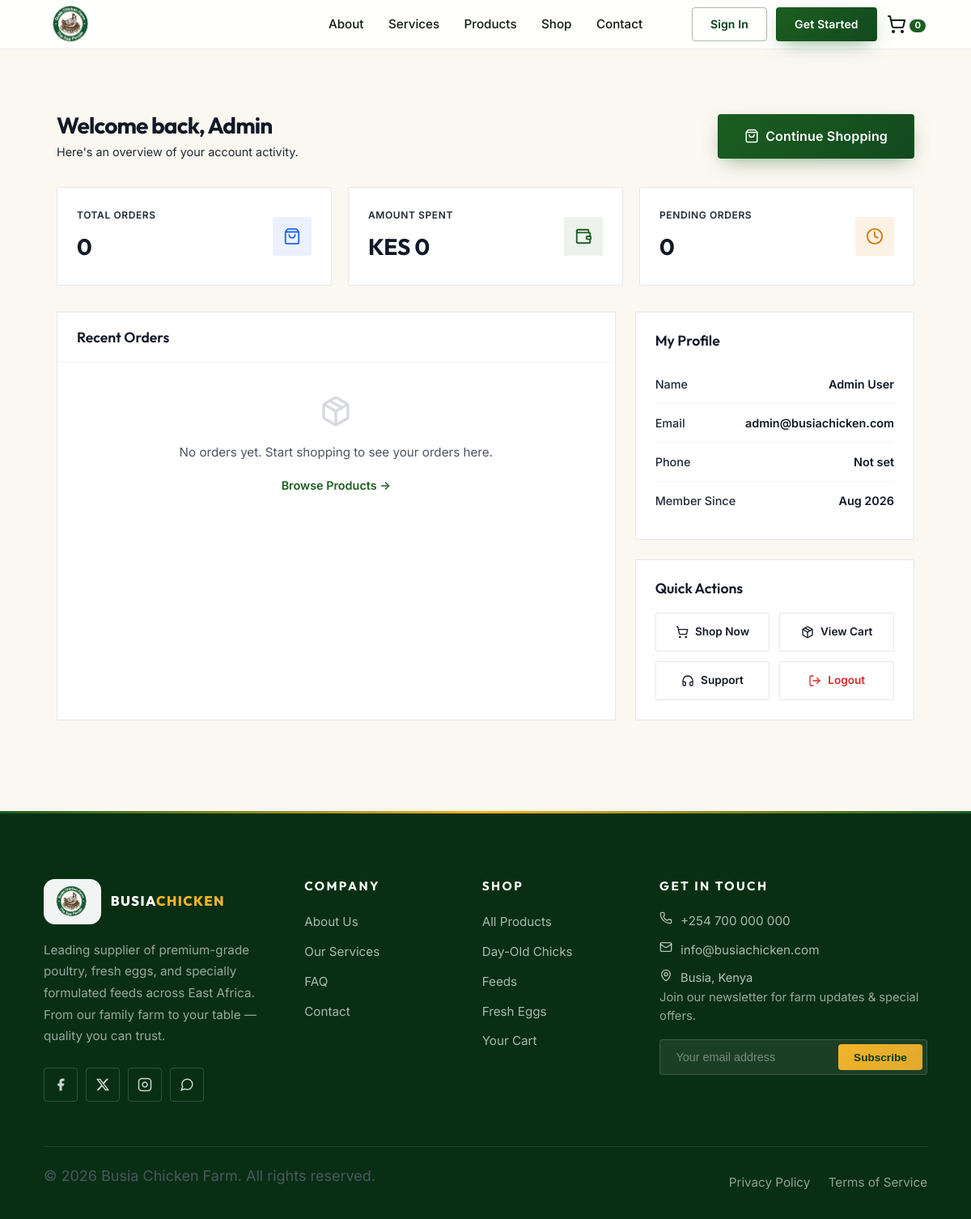
The page /Frontend/pages/dashboard.php (signed in) on the database its author committed.
### tables this page shows
CREATE TABLE `users` (
    `id` INT AUTO_INCREMENT PRIMARY KEY,
    `username` VARCHAR(50) NOT NULL UNIQUE,
    `email` VARCHAR(100) NOT NULL UNIQUE,
    `password_hash` VARCHAR(255) NOT NULL,
    `role` ENUM('super_admin', 'farm_manager', 'customer') DEFAULT 'customer',
    `first_name` VARCHAR(50),
    `last_name` VARCHAR(50),
    `phone_number` VARCHAR(15),
    `created_at` TIMESTAMP DEFAULT CURRENT_TIMESTAMP,
    `updated_at` TIMESTAMP DEFAULT CURRENT_TIMESTAMP ON UPDATE CURRENT_TIMESTAMP
);

CREATE TABLE IF NOT EXISTS site_settings (
    setting_key VARCHAR(100) PRIMARY KEY,
    setting_value TEXT,
    updated_at TIMESTAMP DEFAULT CURRENT_TIMESTAMP ON UPDATE CURRENT_TIMESTAMP
);

### Frontend/includes/config.php (called while the page is built, shortened)
<?php
function getDB(): ?PDO {
    if (!empty($GLOBALS['pdo'])) return $GLOBALS['pdo'];
    return $GLOBALS['pdo'];
}
function getSetting(string $key, string $default = ''): string {
    try {
        $pdo = getDB();
        $stmt = $pdo->prepare("SELECT setting_value FROM site_settings WHERE setting_key = ?");
        $stmt->execute([$key]);
        $result = $stmt->fetchColumn();
        return $result !== false ? (string)$result : $default;
    } catch (Exception $e) {
        return $default;
    }
}

### Frontend/pages/dashboard.php (the view, shortened to what this page needs)
<?php
include '../includes/header.php';
$pdo = getDB();
$user_id = (int)$_SESSION['user_id'];
$user = [];
if ($pdo) {
    try {
        $stmt = $pdo->prepare("SELECT * FROM users WHERE id = ?");
        $stmt->execute([$user_id]);
        $user = $stmt->fetch(PDO::FETCH_ASSOC) ?: [];
    } catch (Exception $e) {
        error_log("Dashboard user fetch: " . $e->getMessage());
    }
}
$total_orders = 0;
$total_spent = 0;
$pending_orders = 0;
if ($pdo) {
    try {
        $stmt = $pdo->prepare("SELECT COUNT(*) as cnt, COALESCE(SUM(total_amount), 0) as total FROM orders WHERE user_id = ?");
        $stmt->execute([$user_id]);
        $row = $stmt->fetch(PDO::FETCH_ASSOC);
        $total_orders = (int)$row['cnt'];
        $total_spent = (float)$row['total'];
        $stmt = $pdo->prepare("SELECT COUNT(*) FROM orders WHERE user_id = ? AND status IN ('pending', 'processing')");
        $stmt->execute([$user_id]);
        $pending_orders = (int)$stmt->fetchColumn();
    } catch (Exception $e) {
        error_log("Dashboard stats: " . $e->getMessage());
    }
}
$recent_orders = [];
if ($pdo) {
    try {
        $stmt = $pdo->prepare("SELECT o.*,
            (SELECT GROUP_CONCAT(p.name SEPARATOR ', ') FROM order_items oi JOIN products p ON oi.product_id = p.id WHERE oi.order_id = o.id LIMIT 3) as product_names
            FROM orders o WHERE o.user_id = ? ORDER BY o.created_at DESC LIMIT 5");
        $stmt->execute([$user_id]);
        $recent_orders = $stmt->fetchAll(PDO::FETCH_ASSOC);
    } catch (Exception $e) {
        error_log("Dashboard orders: " . $e->getMessage());
    }
}
?>
<div class="user-dash-container">
    <div class="user-dash-header">
        <div>
            <h1>Welcome back, <?php echo htmlspecialchars($user['first_name'] ?? $user['username'] ?? 'Customer'); ?></h1>
            <p>Here's an overview of your account activity.</p>
        </div>
        <a href="/Frontend/pages/shop.php" class="btn btn-primary" style="border-radius: var(--radius-sm); display: inline-flex; align-items: center; gap: 8px;">
            <i data-lucide="shopping-bag" style="width: 18px; height: 18px;"></i>
            <span>Continue Shopping</span>
        </a>
    </div>
    <div class="user-kpi-grid">
        <div class="user-kpi-card">
            <div>
                <small>Total Orders</small>
                <strong><?php echo $total_orders; ?></strong>
            </div>
            <div class="user-kpi-icon" style="background: rgba(59, 130, 246, 0.1); color: #2563eb;">
                <i data-lucide="shopping-bag" style="width: 22px; height: 22px;"></i>
            </div>
        </div>
        <div class="user-kpi-card">
            <div>
                <small>Amount Spent</small>
                <strong>KES <?php echo number_format($total_spent); ?></strong>
            </div>
            <div class="user-kpi-icon" style="background: rgba(27, 94, 32, 0.08); color: #1B5E20;">
                <i data-lucide="wallet" style="width: 22px; height: 22px;"></i>
            </div>
        </div>
        <div class="user-kpi-card">
            <div>
                <small>Pending Orders</small>
                <strong><?php echo $pending_orders; ?></strong>
            </div>
            <div class="user-kpi-icon" style="background: rgba(217, 119, 6, 0.1); color: #d97706;">
                <i data-lucide="clock" style="width: 22px; height: 22px;"></i>
            </div>
        </div>
    </div>
    <div class="user-main-grid">
        <div class="user-card" style="padding: 0; overflow: hidden;">
            <div style="padding: 20px 24px; border-bottom: 1px solid var(--gray-100); display: flex; justify-content: space-between; align-items: center;">
                <h3 style="margin: 0;">Recent Orders</h3>
            </div>
            <div style="padding: 0 24px;">
                <?php if (!empty($recent_orders)): ?>
                    <?php foreach ($recent_orders as $order): ?>
                    <?php
                        $badge = 'user-badge-pending';
                        $s = strtolower($order['status']);
                        if ($s === 'completed' || $s === 'delivered') $badge = 'user-badge-completed';
                        elseif ($s === 'cancelled') $badge = 'user-badge-cancelled';
                        elseif ($s === 'picking' || $s === 'packing' || $s === 'production' || $s === 'dispatch') $badge = 'user-badge-processing';
                        elseif ($s === 'shipped') $badge = 'user-badge-shipped';
                        elseif ($s === 'paid') $badge = 'user-badge-paid';
                    ?>
                    <div class="user-order-row">
                        <div style="flex: 1; min-width: 0;">
                            <div style="font-weight: 600; color: var(--dark); font-size: 0.9rem;">
                                Order #<?php echo htmlspecialchars($order['order_number']); ?>
                            </div>
                            <div style="font-size: 0.8rem; color: var(--gray-500); margin-top: 2px; white-space: nowrap; overflow: hidden; text-overflow: ellipsis;">
                                <?php echo htmlspecialchars($order['product_names'] ?? 'Items'); ?>
                            </div>
                        </div>
                        <div style="text-align: right; flex-shrink: 0;">
                            <div style="font-weight: 600; color: var(--dark); font-size: 0.9rem;">
                                KES <?php echo number_format((float)$order['total_amount']); ?>
                            </div>
                            <span class="user-badge <?php echo $badge; ?>" style="margin-top: 4px; display: inline-block;">
                                <?php echo ucfirst($order['status']); ?>
                            </span>
                        </div>
                    </div>
                    <?php endforeach; ?>
                <?php else: ?>
                    <div style="padding: 40px 0; text-align: center; color: var(--gray-400);">
                        <i data-lucide="package" style="width: 40px; height: 40px; margin-bottom: 12px; opacity: 0.4;"></i>
                        <p style="margin: 0; font-size: 0.95rem;">No orders yet. Start shopping to see your orders here.</p>
                        <a href="/Frontend/pages/shop.php" style="display: inline-block; margin-top: 16px; color: var(--primary); font-weight: 600; font-size: 0.9rem;">Browse Products →</a>
                    </div>
                <?php endif; ?>
            </div>
        </div>
        <div style="display: flex; flex-direction: column; gap: 24px;">
            <div class="user-card">
                <h3>My Profile</h3>
                <div class="user-profile-field">
                    <span class="label">Name</span>
                    <span class="value"><?php echo htmlspecialchars(trim(($user['first_name'] ?? '') . ' ' . ($user['last_name'] ?? '')) ?: 'Not set'); ?></span>
                </div>
                <div class="user-profile-field">
                    <span class="label">Email</span>
                    <span class="value"><?php echo htmlspecialchars($user['email'] ?? '—'); ?></span>
                </div>
                <div class="user-profile-field">
                    <span class="label">Phone</span>
                    <span class="value"><?php echo htmlspecialchars($user['phone_number'] ?? 'Not set'); ?></span>
                </div>
                <div class="user-profile-field">
                    <span class="label">Member Since</span>
                    <span class="value"><?php echo isset($user['created_at']) ? date('M Y', strtotime($user['created_at'])) : '—'; ?></span>
                </div>
            </div>
            <div class="user-card">
                <h3>Quick Actions</h3>
                <div class="user-quick-actions">
                    <a href="/Frontend/pages/shop.php" class="user-action-btn">
                        <i data-lucide="shopping-cart" style="width: 16px; height: 16px;"></i>
                        Shop Now
                    </a>
                    <a href="/Frontend/pages/cart.php" class="user-action-btn">
                        <i data-lucide="package" style="width: 16px; height: 16px;"></i>
                        View Cart
                    </a>
                    <a href="/Frontend/pages/contact.php" class="user-action-btn">
                        <i data-lucide="headphones" style="width: 16px; height: 16px;"></i>
                        Support
                    </a>
                    <a href="/Frontend/pages/logout.php" class="user-action-btn" style="color: #dc2626;">
                        <i data-lucide="log-out" style="width: 16px; height: 16px;"></i>
                        Logout
                    </a>
                </div>
            </div>
        </div>
    </div>
</div>
<?php include '../includes/footer.php'; ?>

### Frontend/includes/footer.php (shortened to what this page needs)
<?php
$site_name = function_exists('getSetting') ? getSetting('farm_name', 'Busia Chicken Farm') : 'Busia Chicken Farm';
$site_email = function_exists('getSetting') ? getSetting('farm_email', 'info@busiachicken.com') : 'info@busiachicken.com';
$site_phone = function_exists('getSetting') ? getSetting('farm_phone', '+254 727 585 599') : '+254 727 585 599';
$site_address = function_exists('getSetting') ? getSetting('farm_address', 'Nasira AC Sub-location, Busia, Kenya') : 'Nasira AC Sub-location, Busia, Kenya';
?>
    <footer class="p-footer">
        <div class="container">
            <div class="p-footer-grid">
                <div>
                    <div class="f-brand">
                        <img src="/Frontend/images/busia logo.png" alt="Busia Chicken Farm Logo">
                        <span class="f-brand-text">BUSIA<span>CHICKEN</span></span>
                    </div>
                    <p class="f-desc">
                        Leading supplier of premium-grade poultry, fresh eggs, and specially formulated feeds across East Africa. From our family farm to your table — quality you can trust.
                    </p>
                    <div class="f-socials">
                        <a href="#" aria-label="Facebook"><svg width="18" height="18" viewBox="0 0 24 24" fill="currentColor"><path d="M18 2h-3a5 5 0 0 0-5 5v3H7v4h3v8h4v-8h3l1-4h-4V7a1 1 0 0 1 1-1h3z"></path></svg></a>
                        <a href="#" aria-label="Twitter / X"><svg width="18" height="18" viewBox="0 0 24 24" fill="currentColor"><path d="M18.244 2.25h3.308l-7.227 8.26 8.502 11.24H16.17l-5.214-6.817L4.99 21.75H1.68l7.73-8.835L1.254 2.25H8.08l4.713 6.231zm-1.161 17.52h1.833L7.084 4.126H5.117z"></path></svg></a>
                        <a href="#" aria-label="Instagram"><svg width="18" height="18" viewBox="0 0 24 24" fill="none" stroke="currentColor" stroke-width="2"><rect x="2" y="2" width="20" height="20" rx="5"></rect><path d="M16 11.37A4 4 0 1 1 12.63 8 4 4 0 0 1 16 11.37z"></path><line x1="17.5" y1="6.5" x2="17.51" y2="6.5"></line></svg></a>
                        <a href="#" aria-label="WhatsApp"><svg width="18" height="18" viewBox="0 0 24 24" fill="none" stroke="currentColor" stroke-width="2"><path d="M21 11.5a8.38 8.38 0 0 1-.9 3.8 8.5 8.5 0 0 1-7.6 4.7 8.38 8.38 0 0 1-3.8-.9L3 21l1.9-5.7a8.38 8.38 0 0 1-.9-3.8 8.5 8.5 0 0 1 4.7-7.6 8.38 8.38 0 0 1 3.8-.9h.5a8.48 8.48 0 0 1 8 8v.5z"></path></svg></a>
                    </div>
                </div>
                <div>
                    <h4>Company</h4>
                    <ul>
                        <li><a href="/Frontend/pages/about.php">About Us</a></li>
                        <li><a href="/Frontend/pages/services.php">Our Services</a></li>
                        <li><a href="/Frontend/pages/faq.php">FAQ</a></li>
                        <li><a href="/Frontend/pages/contact.php">Contact</a></li>
                    </ul>
                </div>
                <div>
                    <h4>Shop</h4>
                    <ul>
                        <li><a href="/Frontend/pages/products.php">All Products</a></li>
                        <li><a href="/Frontend/pages/shop.php?category=chicks">Day-Old Chicks</a></li>
                        <li><a href="/Frontend/pages/shop.php?category=feeds">Feeds</a></li>
                        <li><a href="/Frontend/pages/shop.php?category=eggs">Fresh Eggs</a></li>
                        <li><a href="/Frontend/pages/cart.php">Your Cart</a></li>
                    </ul>
                </div>
                <div>
                    <h4>Get In Touch</h4>
                    <ul class="f-contact">
                        <li><i data-lucide="phone" style="width:16px;height:16px;"></i><a href="tel:<?php echo preg_replace('/[^0-9+]/', '', $site_phone); ?>"><?php echo htmlspecialchars($site_phone, ENT_QUOTES, 'UTF-8'); ?></a></li>
                        <li><i data-lucide="mail" style="width:16px;height:16px;"></i><a href="mailto:<?php echo htmlspecialchars($site_email, ENT_QUOTES, 'UTF-8'); ?>"><?php echo htmlspecialchars($site_email, ENT_QUOTES, 'UTF-8'); ?></a></li>
                        <li><i data-lucide="map-pin" style="width:16px;height:16px;"></i><span><?php echo htmlspecialchars($site_address, ENT_QUOTES, 'UTF-8'); ?></span></li>
                    </ul>
                    <div class="f-newsletter">
                        <p>Join our newsletter for farm updates &amp; special offers.</p>
                        <form>
                            <input type="email" placeholder="Your email address" aria-label="Email address" required>
                            <button type="submit">Subscribe</button>
                        </form>
                    </div>
                </div>
            </div>
            <div class="p-footer-bottom">
                <p>&copy; <?php echo date('Y'); ?> <?php echo htmlspecialchars($site_name, ENT_QUOTES, 'UTF-8'); ?>. All rights reserved.</p>
                <div style="display: flex; gap: 1.4rem;">
                    <a href="#">Privacy Policy</a>
                    <a href="#">Terms of Service</a>
                </div>
            </div>
        </div>
    </footer>
</body>
</html>

### rows shown on the page
users: first_name "Admin", first_name+last_name "Admin User", email "admin@busiachicken.com", phone_number "Not set", created_at "Aug 2026"
site_settings: setting_value "+254 700 000 000"
site_settings: setting_value "info@busiachicken.com"
site_settings: setting_value "Busia, Kenya"
site_settings: setting_value "Busia Chicken Farm"

### other values the page prints
$total_orders "0"
$total_spent "0"
$pending_orders "0"
